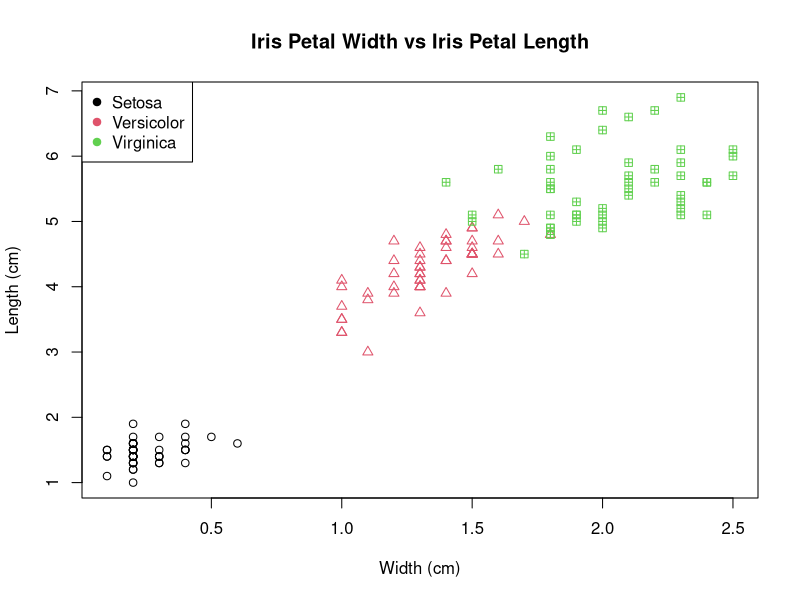
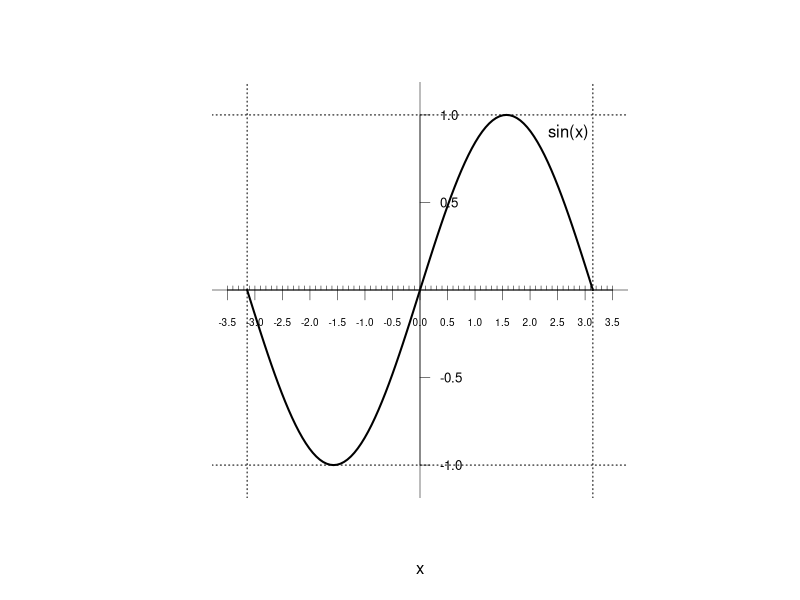

R code for these plots, in order:
## Question 1, plotting Iris dataset
plot(iris$Petal.Width, iris$Petal.Length, 
     xlab = "Width (cm)", 
     ylab = "Length (cm)",
     pch = c(Sertosa = 1, Versicolor = 2, Virginica = 12)[iris$Species],
     col = iris$Species)

title("Iris Petal Width vs Iris Petal Length")
legend("topleft", legend=c("Setosa", "Versicolor", "Virginica"), col=c(1,2,3), pch=19)

## Question 2, plotting sin(x)
 
par(pty = "s") # Making sure its square

# Plot
plot(sin,
     from = -pi,
     to = pi,
     xlim = c(-3.5,3.5),
     ylim = c(-1.1, 1.1),
     yaxt = "n",
     xaxt = "n",
     bty = "n",
     ylab = "",
     lwd = 2
)

# Lines for the box
abline(h = 0,
       v = 0,
       lwd = 0.5)
abline(h = 1, v = pi, lty = 3)
abline(h = -1, v = -pi, lty = 3)

# x Axis
axis(side = 1,
     at = seq(-3.5, 3.5, 0.5),
     pos = 0,
     lwd = 0.5,
     lwd.ticks = 0.5,
     cex.axis = 0.6,
     line = -0.9)
axis(side = 1,
     at = seq(-3.5, 3.5, 0.1),
     labels = FALSE,
     pos = 0,
     lwd = 0.5,
     lwd.ticks = 0.5,
     tck = 0.01)

# y Axis
axis(side = 4,
     at = c(-1, -0.5, 0.5, 1),
     pos = 0,
     lwd = 0.5,
     lwd.ticks = 0.5,
     las = 2,
     cex.axis = 0.8)

# Sin text
text(2.7,0.9,labels="sin(x)")

## Question 5

# A
data <- iris$Sepal.Length
density(data, bw="nrd0")
density(data, bw="nrd")

# B

# Using the formula to calculate bandwidth
(0.9 * min(sd(data), IQR(data)/1.34))*(length(data)^(-1/5))
(1.06 * min(sd(data), IQR(data)/1.34))*(length(data)^(-1/5))

## They equal the same as the functions, just a bit more decimals provided.